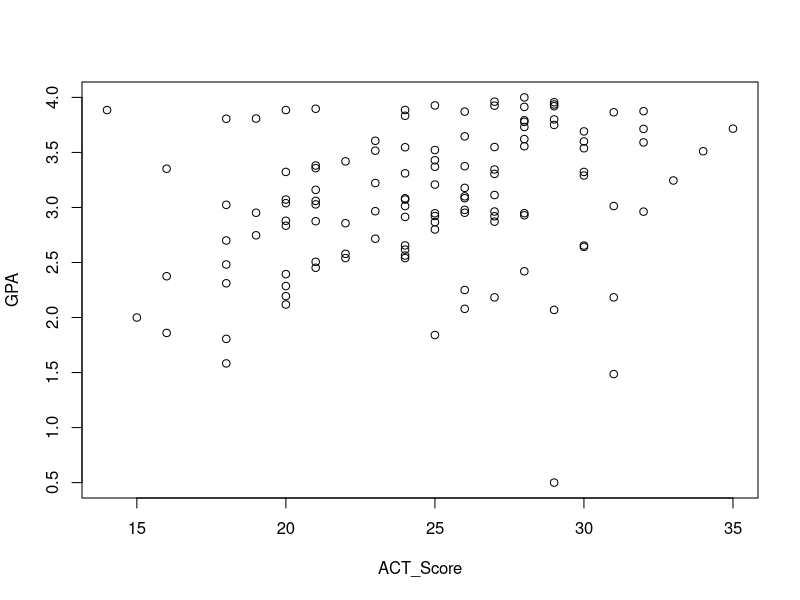
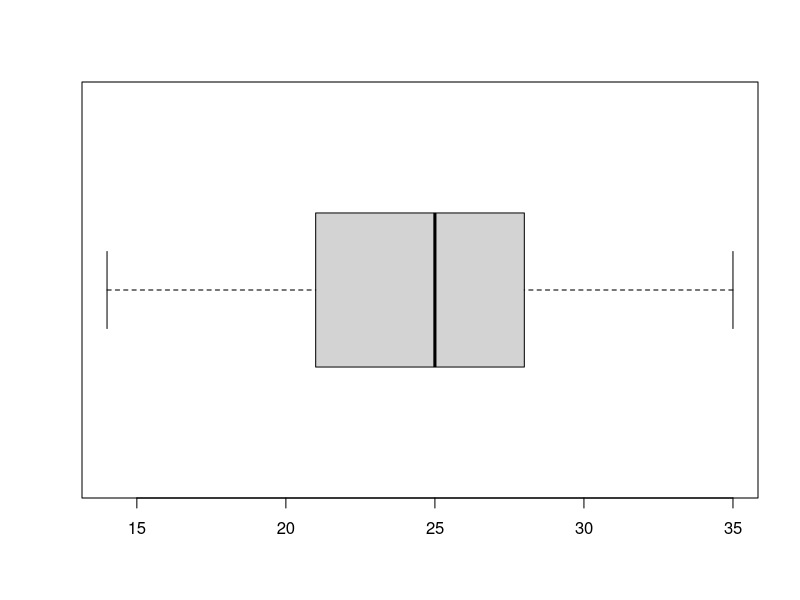
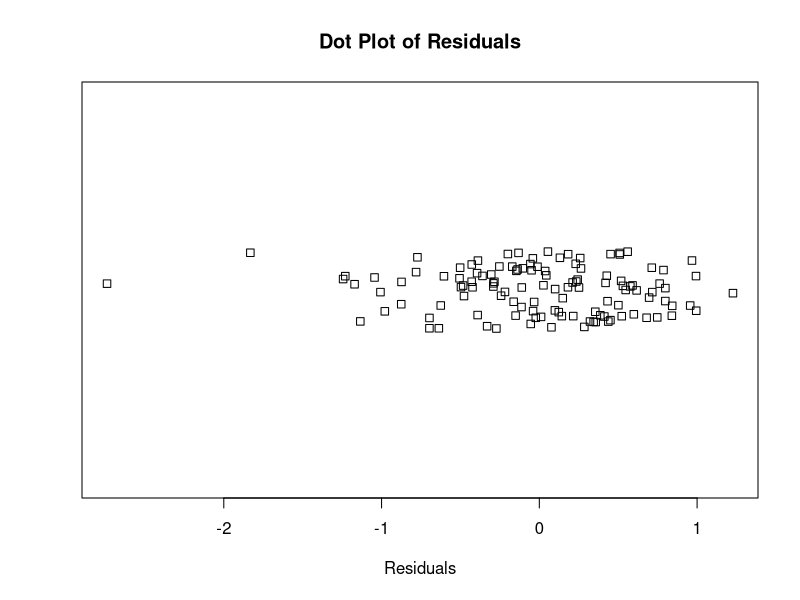
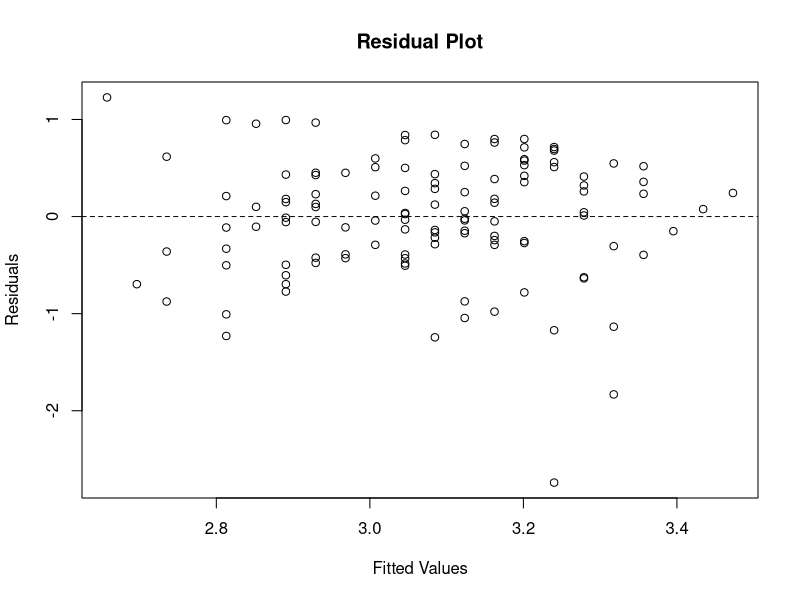
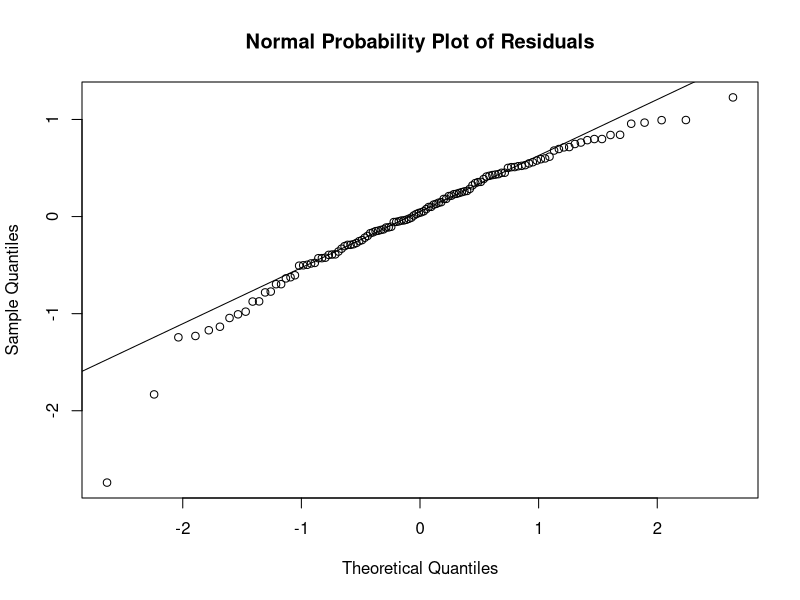
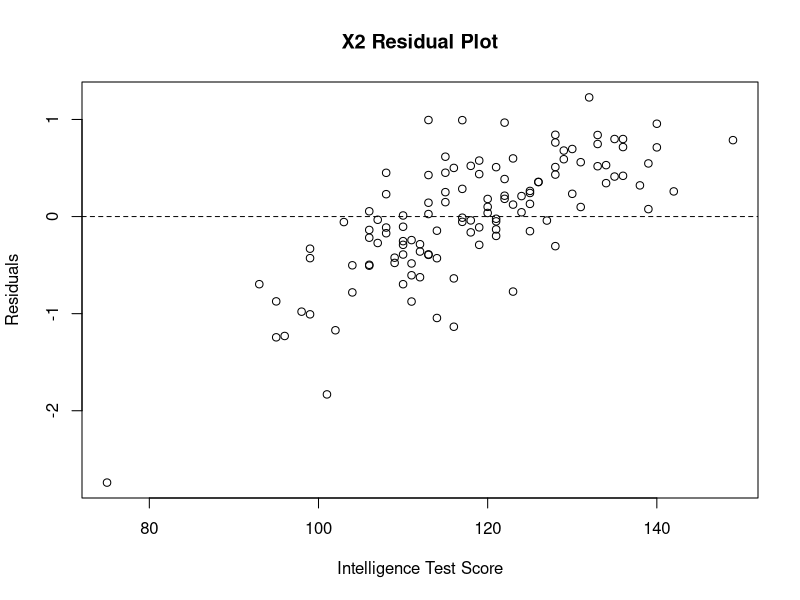
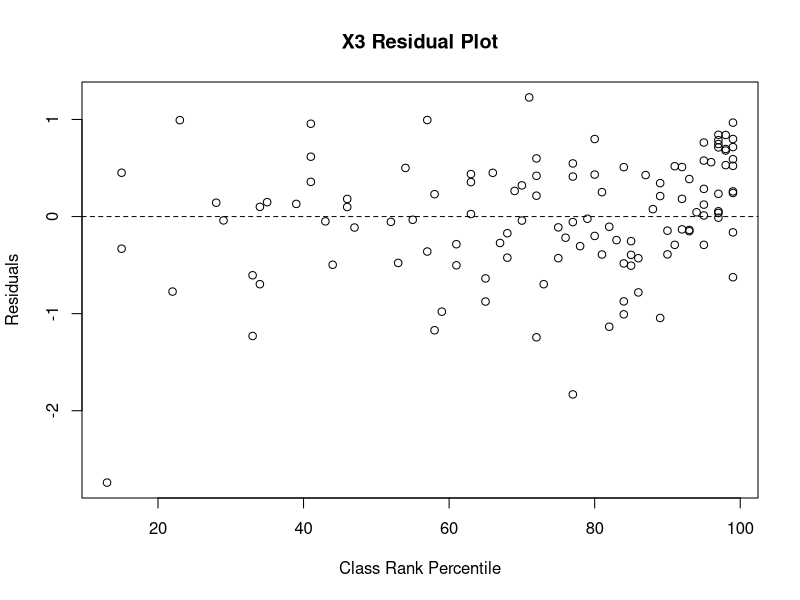

Write the R code that produced these figures, in order.
#Chad Huntebrinker

library(readxl)

excel_data <- read_excel("Grade_Point_Average_Data.xlsx")

# GPA ~ ACT
# Fit the model and get the summary of the model
model_1 <- lm(GPA~ACT_Score,data=excel_data)
sum_of_model_1 <- summary(model_1)
sum_of_model_1

# Plot the graph just to see
plot(GPA~ACT_Score,data=excel_data)

#Problem 3.3a - Create boxplot
boxplot(excel_data$ACT_Score, horizontal = TRUE)

#Problem 3.3b - Create dot plot of residuals
residuals_model_1 <- resid(model_1)

stripchart(residuals_model_1, main = "Dot Plot of Residuals", xlab = "Residuals", method = "jitter")


#Problem 3.3c - Create plot of residuals against the fitted values
fitted_values <- fitted(model_1)
plot(residuals_model_1 ~ fitted_values, main = "Residual Plot", xlab = "Fitted Values", ylab = "Residuals")
abline(h = 0, lty = 2)

#Problem 3.3d - Create Normal Plot
q <- qqnorm(residuals_model_1, main = "Normal Probability Plot of Residuals")
qqline(residuals_model_1)
cor.test(q$x, q$y, method=c("pearson")) # Table B6 in book

#Problem 3.3e - calculate t sample test statistic and the Brown-Forsythe test
group_1 <- subset(excel_data, excel_data$ACT_Score < 26)
group_2 <- subset(excel_data, excel_data$ACT_Score >= 26)

model_group1 <- lm(GPA~ACT_Score,data=group_1)
model_group2 <- lm(GPA~ACT_Score,data=group_2)

median_1 <- median(resid(model_group1))
median_2 <- median(resid(model_group2))

abs_dev_group1 <- abs(resid(model_group1) - median_1)
abs_dev_group2 <- abs(resid(model_group2) - median_2)


s <- sqrt((sum((abs_dev_group1 - mean(abs_dev_group1))^2) + sum((abs_dev_group2 - mean(abs_dev_group1))^2)) 
          / (nrow(excel_data) - 2))

two_sample_t <- ((mean(abs_dev_group1) - mean(abs_dev_group2)) / (s * (sqrt(1/nrow(group_1) + 1/nrow(group_2)))))
print(two_sample_t)

#Is H0 true? We find it is not
abs(two_sample_t) > qt(0.995, 118)

#Problem 3.3f - Plot x2 and x3 with the residuals
plot(residuals_model_1 ~ excel_data$Intelligence_Test_Score, 
     main = "X2 Residual Plot", xlab = "Intelligence Test Score", ylab = "Residuals")
abline(h = 0, lty = 2)

plot(residuals_model_1 ~ excel_data$Class_Rank_Percentile, 
     main = "X3 Residual Plot", xlab = "Class Rank Percentile", ylab = "Residuals")
abline(h = 0, lty = 2)
